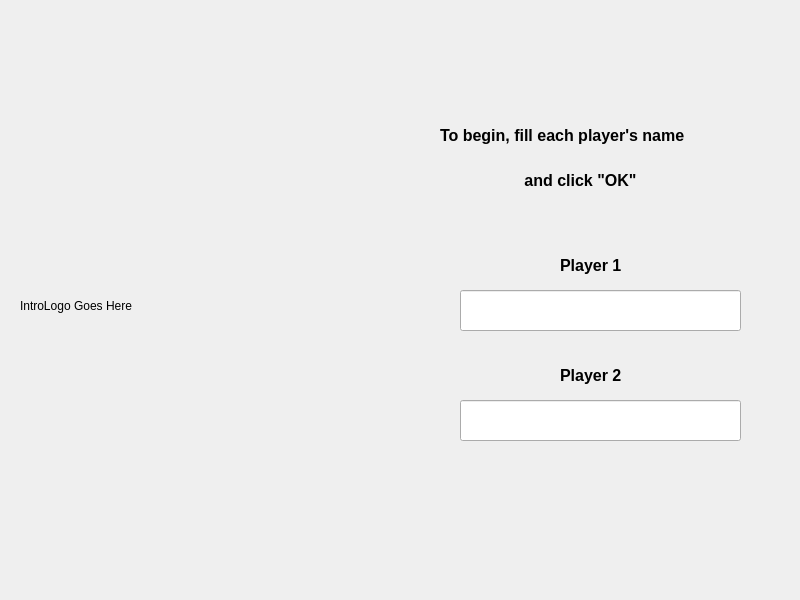
<?xml version="1.0" encoding="UTF-8"?>
<ui version="4.0">
 <class>MainPage</class>
 <widget class="QWidget" name="MainPage">
  <property name="geometry">
   <rect>
    <x>0</x>
    <y>0</y>
    <width>800</width>
    <height>600</height>
   </rect>
  </property>
  <property name="windowTitle">
   <string>Form</string>
  </property>
  <widget class="QLabel" name="labelMainPageLogo">
   <property name="geometry">
    <rect>
     <x>20</x>
     <y>180</y>
     <width>311</width>
     <height>251</height>
    </rect>
   </property>
   <property name="autoFillBackground">
    <bool>false</bool>
   </property>
   <property name="text">
    <string>IntroLogo Goes Here</string>
   </property>
  </widget>
  <widget class="QLineEdit" name="lineEditMainPagePlayer1">
   <property name="geometry">
    <rect>
     <x>460</x>
     <y>290</y>
     <width>281</width>
     <height>41</height>
    </rect>
   </property>
   <property name="font">
    <font>
     <pointsize>20</pointsize>
    </font>
   </property>
  </widget>
  <widget class="QLineEdit" name="lineEditMainPagePlayer2">
   <property name="geometry">
    <rect>
     <x>460</x>
     <y>400</y>
     <width>281</width>
     <height>41</height>
    </rect>
   </property>
   <property name="font">
    <font>
     <pointsize>20</pointsize>
    </font>
   </property>
  </widget>
  <widget class="QLabel" name="labelMainPageInfoTop">
   <property name="geometry">
    <rect>
     <x>440</x>
     <y>110</y>
     <width>371</width>
     <height>51</height>
    </rect>
   </property>
   <property name="font">
    <font>
     <family>MS Shell Dlg 2</family>
     <pointsize>12</pointsize>
     <weight>75</weight>
     <bold>true</bold>
    </font>
   </property>
   <property name="text">
    <string>To begin, fill each player's name</string>
   </property>
  </widget>
  <widget class="QLabel" name="labelMainPageInfoTop_2">
   <property name="geometry">
    <rect>
     <x>520</x>
     <y>150</y>
     <width>151</width>
     <height>61</height>
    </rect>
   </property>
   <property name="font">
    <font>
     <pointsize>12</pointsize>
     <weight>75</weight>
     <bold>true</bold>
    </font>
   </property>
   <property name="text">
    <string> and click &quot;OK&quot;</string>
   </property>
  </widget>
  <widget class="QLabel" name="labelMainPagePlayer1">
   <property name="geometry">
    <rect>
     <x>560</x>
     <y>250</y>
     <width>81</width>
     <height>31</height>
    </rect>
   </property>
   <property name="font">
    <font>
     <pointsize>12</pointsize>
     <weight>75</weight>
     <bold>true</bold>
    </font>
   </property>
   <property name="text">
    <string>Player 1</string>
   </property>
  </widget>
  <widget class="QLabel" name="labelMainPagePlayer2">
   <property name="geometry">
    <rect>
     <x>560</x>
     <y>360</y>
     <width>91</width>
     <height>31</height>
    </rect>
   </property>
   <property name="font">
    <font>
     <pointsize>12</pointsize>
     <weight>75</weight>
     <bold>true</bold>
    </font>
   </property>
   <property name="text">
    <string>Player 2</string>
   </property>
  </widget>
  <widget class="QLabel" name="labelMainPageArrowBtn">
   <property name="geometry">
    <rect>
     <x>550</x>
     <y>470</y>
     <width>91</width>
     <height>91</height>
    </rect>
   </property>
   <property name="text">
    <string/>
   </property>
   <property name="pixmap">
    <pixmap resource="images.qrc">:/images/btns/arrow.png</pixmap>
   </property>
   <property name="scaledContents">
    <bool>true</bool>
   </property>
  </widget>
 </widget>
 <resources>
  <include location="images.qrc"/>
 </resources>
 <connections/>
</ui>
